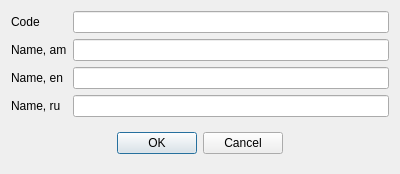
<?xml version="1.0" encoding="UTF-8"?>
<ui version="4.0">
 <class>DlgUserGroup</class>
 <widget class="QDialog" name="DlgUserGroup">
  <property name="geometry">
   <rect>
    <x>0</x>
    <y>0</y>
    <width>400</width>
    <height>165</height>
   </rect>
  </property>
  <property name="windowTitle">
   <string>User group</string>
  </property>
  <layout class="QVBoxLayout" name="verticalLayout">
   <item>
    <layout class="QGridLayout" name="gridLayout">
     <item row="2" column="0">
      <widget class="QLabel" name="label_3">
       <property name="text">
        <string>Name, en</string>
       </property>
      </widget>
     </item>
     <item row="1" column="1">
      <widget class="EQLineEdit" name="leNameAm">
       <property name="Field" stdset="0">
        <string>f_am</string>
       </property>
      </widget>
     </item>
     <item row="0" column="0">
      <widget class="QLabel" name="label">
       <property name="text">
        <string>Code</string>
       </property>
      </widget>
     </item>
     <item row="1" column="0">
      <widget class="QLabel" name="label_2">
       <property name="text">
        <string>Name, am</string>
       </property>
      </widget>
     </item>
     <item row="0" column="1">
      <widget class="EQLineEdit" name="leCode">
       <property name="focusPolicy">
        <enum>Qt::NoFocus</enum>
       </property>
       <property name="readOnly">
        <bool>true</bool>
       </property>
       <property name="Field" stdset="0">
        <string>f_id</string>
       </property>
       <property name="PrimaryKey" stdset="0">
        <bool>true</bool>
       </property>
      </widget>
     </item>
     <item row="3" column="0">
      <widget class="QLabel" name="label_4">
       <property name="text">
        <string>Name, ru</string>
       </property>
      </widget>
     </item>
     <item row="2" column="1">
      <widget class="EQLineEdit" name="leNameEn">
       <property name="Field" stdset="0">
        <string>f_en</string>
       </property>
      </widget>
     </item>
     <item row="3" column="1">
      <widget class="EQLineEdit" name="leNameRu">
       <property name="Field" stdset="0">
        <string>f_ru</string>
       </property>
      </widget>
     </item>
    </layout>
   </item>
   <item>
    <widget class="QWidget" name="widget" native="true">
     <layout class="QHBoxLayout" name="horizontalLayout">
      <item>
       <spacer name="horizontalSpacer">
        <property name="orientation">
         <enum>Qt::Horizontal</enum>
        </property>
        <property name="sizeHint" stdset="0">
         <size>
          <width>95</width>
          <height>20</height>
         </size>
        </property>
       </spacer>
      </item>
      <item>
       <widget class="QPushButton" name="btnOk">
        <property name="text">
         <string>OK</string>
        </property>
       </widget>
      </item>
      <item>
       <widget class="QPushButton" name="btnCancel">
        <property name="text">
         <string>Cancel</string>
        </property>
       </widget>
      </item>
      <item>
       <spacer name="horizontalSpacer_2">
        <property name="orientation">
         <enum>Qt::Horizontal</enum>
        </property>
        <property name="sizeHint" stdset="0">
         <size>
          <width>95</width>
          <height>20</height>
         </size>
        </property>
       </spacer>
      </item>
     </layout>
    </widget>
   </item>
  </layout>
 </widget>
 <customwidgets>
  <customwidget>
   <class>EQLineEdit</class>
   <extends>QLineEdit</extends>
   <header location="global">eqlineedit.h</header>
   <slots>
    <signal>customButtonClicked(bool)</signal>
   </slots>
  </customwidget>
 </customwidgets>
 <tabstops>
  <tabstop>leNameAm</tabstop>
  <tabstop>leNameEn</tabstop>
  <tabstop>leNameRu</tabstop>
  <tabstop>btnOk</tabstop>
  <tabstop>btnCancel</tabstop>
 </tabstops>
 <resources/>
 <connections/>
</ui>
